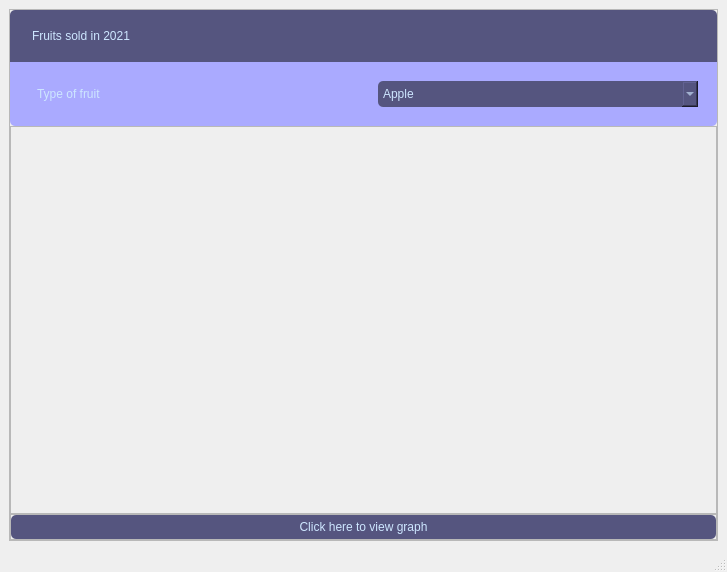
<?xml version="1.0" encoding="UTF-8"?>
<ui version="4.0">
 <class>MainWindow</class>
 <widget class="QMainWindow" name="MainWindow">
  <property name="geometry">
   <rect>
    <x>0</x>
    <y>0</y>
    <width>727</width>
    <height>572</height>
   </rect>
  </property>
  <property name="windowTitle">
   <string>MainWindow</string>
  </property>
  <widget class="QWidget" name="centralwidget">
   <layout class="QHBoxLayout" name="horizontalLayout">
    <item>
     <widget class="QFrame" name="frame">
      <property name="frameShape">
       <enum>QFrame::StyledPanel</enum>
      </property>
      <property name="frameShadow">
       <enum>QFrame::Raised</enum>
      </property>
      <layout class="QVBoxLayout" name="verticalLayout">
       <property name="spacing">
        <number>0</number>
       </property>
       <property name="leftMargin">
        <number>0</number>
       </property>
       <property name="topMargin">
        <number>0</number>
       </property>
       <property name="rightMargin">
        <number>0</number>
       </property>
       <property name="bottomMargin">
        <number>0</number>
       </property>
       <item>
        <widget class="QFrame" name="frame_2">
         <property name="styleSheet">
          <string notr="true">QFrame{
background-color:rgb(85,85,127);
border:none;
padding:5px;
color:rgb(205,230,255);
border-top-left-radius:5px;
border-top-right-radius:5px;
font:75 14pt &quot;Candara&quot;;
}</string>
         </property>
         <property name="frameShape">
          <enum>QFrame::StyledPanel</enum>
         </property>
         <property name="frameShadow">
          <enum>QFrame::Raised</enum>
         </property>
         <layout class="QVBoxLayout" name="verticalLayout_2">
          <item>
           <widget class="QLabel" name="label">
            <property name="styleSheet">
             <string notr="true"/>
            </property>
            <property name="text">
             <string>Fruits sold in 2021</string>
            </property>
           </widget>
          </item>
         </layout>
        </widget>
       </item>
       <item>
        <widget class="QFrame" name="frame_3">
         <property name="styleSheet">
          <string notr="true">QFrame{
background-color:rgb(170,170,255);
border:none;
padding:5px;
color:rgb(205,230,255);
border-bottom-left-radius:5px;
border-bottom-right-radius:5px;
font:75 14pt &quot;Candara&quot;;
}</string>
         </property>
         <property name="frameShape">
          <enum>QFrame::StyledPanel</enum>
         </property>
         <property name="frameShadow">
          <enum>QFrame::Raised</enum>
         </property>
         <layout class="QHBoxLayout" name="horizontalLayout_2">
          <property name="spacing">
           <number>0</number>
          </property>
          <property name="leftMargin">
           <number>0</number>
          </property>
          <property name="topMargin">
           <number>0</number>
          </property>
          <property name="rightMargin">
           <number>0</number>
          </property>
          <property name="bottomMargin">
           <number>0</number>
          </property>
          <item>
           <widget class="QFrame" name="frame_6">
            <property name="frameShape">
             <enum>QFrame::StyledPanel</enum>
            </property>
            <property name="frameShadow">
             <enum>QFrame::Raised</enum>
            </property>
            <layout class="QHBoxLayout" name="horizontalLayout_3">
             <item>
              <widget class="QLabel" name="label_2">
               <property name="text">
                <string>Type of fruit</string>
               </property>
              </widget>
             </item>
            </layout>
           </widget>
          </item>
          <item>
           <widget class="QFrame" name="frame_7">
            <property name="frameShape">
             <enum>QFrame::StyledPanel</enum>
            </property>
            <property name="frameShadow">
             <enum>QFrame::Raised</enum>
            </property>
            <layout class="QVBoxLayout" name="verticalLayout_3">
             <item>
              <widget class="QComboBox" name="comboBox">
               <property name="styleSheet">
                <string notr="true">QComboBox{
background-color:rgb(85,85,127);
border:none;
padding:5px;
color:rgb(205,230,255);
border-radius:5px;
font:75 14pt &quot;Candara&quot;;
}</string>
               </property>
               <item>
                <property name="text">
                 <string>Apple</string>
                </property>
               </item>
               <item>
                <property name="text">
                 <string>Orange</string>
                </property>
               </item>
               <item>
                <property name="text">
                 <string>Coconut</string>
                </property>
               </item>
               <item>
                <property name="text">
                 <string>Pawpaw</string>
                </property>
               </item>
              </widget>
             </item>
            </layout>
           </widget>
          </item>
         </layout>
        </widget>
       </item>
       <item>
        <widget class="QFrame" name="frame_4">
         <property name="sizePolicy">
          <sizepolicy hsizetype="Preferred" vsizetype="Expanding">
           <horstretch>0</horstretch>
           <verstretch>0</verstretch>
          </sizepolicy>
         </property>
         <property name="frameShape">
          <enum>QFrame::StyledPanel</enum>
         </property>
         <property name="frameShadow">
          <enum>QFrame::Raised</enum>
         </property>
        </widget>
       </item>
       <item>
        <widget class="QFrame" name="frame_5">
         <property name="frameShape">
          <enum>QFrame::StyledPanel</enum>
         </property>
         <property name="frameShadow">
          <enum>QFrame::Raised</enum>
         </property>
         <layout class="QHBoxLayout" name="horizontalLayout_4">
          <property name="spacing">
           <number>0</number>
          </property>
          <property name="leftMargin">
           <number>0</number>
          </property>
          <property name="topMargin">
           <number>0</number>
          </property>
          <property name="rightMargin">
           <number>0</number>
          </property>
          <property name="bottomMargin">
           <number>0</number>
          </property>
          <item>
           <widget class="QPushButton" name="pushButton">
            <property name="styleSheet">
             <string notr="true">QPushButton{
background-color:rgb(85,85,127);
border:none;
padding:5px;
color:rgb(205,230,255);
border-radius:5px;
font:75 14pt &quot;Candara&quot;;
}
QPushButton:hover{
background-color:rgb(170,170,255);
}
QPushButton:pressed{
background-color:rgb(85,85,127);
}</string>
            </property>
            <property name="text">
             <string>Click here to view graph</string>
            </property>
           </widget>
          </item>
         </layout>
        </widget>
       </item>
      </layout>
     </widget>
    </item>
   </layout>
  </widget>
  <widget class="QStatusBar" name="statusbar"/>
 </widget>
 <resources/>
 <connections/>
</ui>
